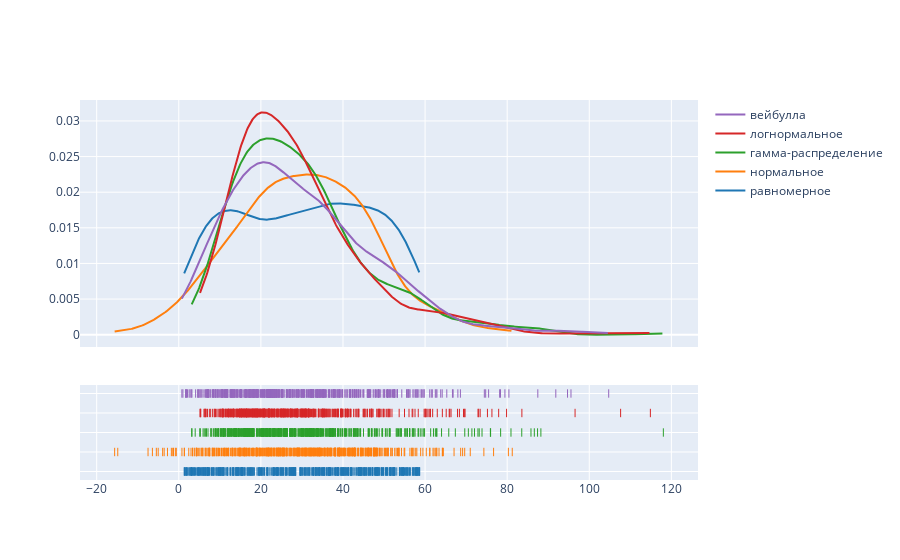

The cell this chart's notebook holds for it:
### Code cell
ff.create_distplot(
    [raspred_df["равномерное"], raspred_df["нормальное"], raspred_df["гамма-распределение"], raspred_df["логнормальное"], raspred_df["вейбулла"]],
    ["равномерное", "нормальное", "гамма-распределение", "логнормальное", "вейбулла"],
    show_hist=False
)

### Figure 1 — Plotly figure (JSON) as saved in the notebook; plotly's stock layout.template omitted (floating-point values rounded to 4 significant figures; data arrays with more than 128 entries replaced by an {"elided": "..."} marker saying what was removed)
{"data": [{"legendgroup": "равномерное", "marker": {"color": "rgb(31, 119, 180)"}, "mode": "lines", "name": "равномерное", "showlegend": true, "type": "scatter", "x": {"elided": "500 float values"}, "xaxis": "x", "y": {"elided": "500 float values"}, "yaxis": "y"}, {"legendgroup": "нормальное", "marker": {"color": "rgb(255, 127, 14)"}, "mode": "lines", "name": "нормальное", "showlegend": true, "type": "scatter", "x": {"elided": "500 float values"}, "xaxis": "x", "y": {"elided": "500 float values"}, "yaxis": "y"}, {"legendgroup": "гамма-распределение", "marker": {"color": "rgb(44, 160, 44)"}, "mode": "lines", "name": "гамма-распределение", "showlegend": true, "type": "scatter", "x": {"elided": "500 float values"}, "xaxis": "x", "y": {"elided": "500 float values"}, "yaxis": "y"}, {"legendgroup": "логнормальное", "marker": {"color": "rgb(214, 39, 40)"}, "mode": "lines", "name": "логнормальное", "showlegend": true, "type": "scatter", "x": {"elided": "500 float values"}, "xaxis": "x", "y": {"elided": "500 float values"}, "yaxis": "y"}, {"legendgroup": "вейбулла", "marker": {"color": "rgb(148, 103, 189)"}, "mode": "lines", "name": "вейбулла", "showlegend": true, "type": "scatter", "x": {"elided": "500 float values"}, "xaxis": "x", "y": {"elided": "500 float values"}, "yaxis": "y"}, {"legendgroup": "равномерное", "marker": {"color": "rgb(31, 119, 180)", "symbol": "line-ns-open"}, "mode": "markers", "name": "равномерное", "showlegend": false, "type": "scatter", "x": {"elided": "500 float values"}, "xaxis": "x", "y": {"elided": "500 str values"}, "yaxis": "y2"}, {"legendgroup": "нормальное", "marker": {"color": "rgb(255, 127, 14)", "symbol": "line-ns-open"}, "mode": "markers", "name": "нормальное", "showlegend": false, "type": "scatter", "x": {"elided": "500 float values"}, "xaxis": "x", "y": {"elided": "500 str values"}, "yaxis": "y2"}, {"legendgroup": "гамма-распределение", "marker": {"color": "rgb(44, 160, 44)", "symbol": "line-ns-open"}, "mode": "markers", "name": "гамма-распределение", "showlegend": false, "type": "scatter", "x": {"elided": "500 float values"}, "xaxis": "x", "y": {"elided": "500 str values"}, "yaxis": "y2"}, {"legendgroup": "логнормальное", "marker": {"color": "rgb(214, 39, 40)", "symbol": "line-ns-open"}, "mode": "markers", "name": "логнормальное", "showlegend": false, "type": "scatter", "x": {"elided": "500 float values"}, "xaxis": "x", "y": {"elided": "500 str values"}, "yaxis": "y2"}, {"legendgroup": "вейбулла", "marker": {"color": "rgb(148, 103, 189)", "symbol": "line-ns-open"}, "mode": "markers", "name": "вейбулла", "showlegend": false, "type": "scatter", "x": {"elided": "500 float values"}, "xaxis": "x", "y": {"elided": "500 str values"}, "yaxis": "y2"}], "layout": {"barmode": "overlay", "hovermode": "closest", "legend": {"traceorder": "reversed"}, "xaxis": {"anchor": "y2", "domain": [0, 1], "zeroline": false}, "yaxis": {"anchor": "free", "domain": [0.35, 1], "position": 0}, "yaxis2": {"anchor": "x", "domain": [0, 0.25], "dtick": 1, "showticklabels": false}}}
